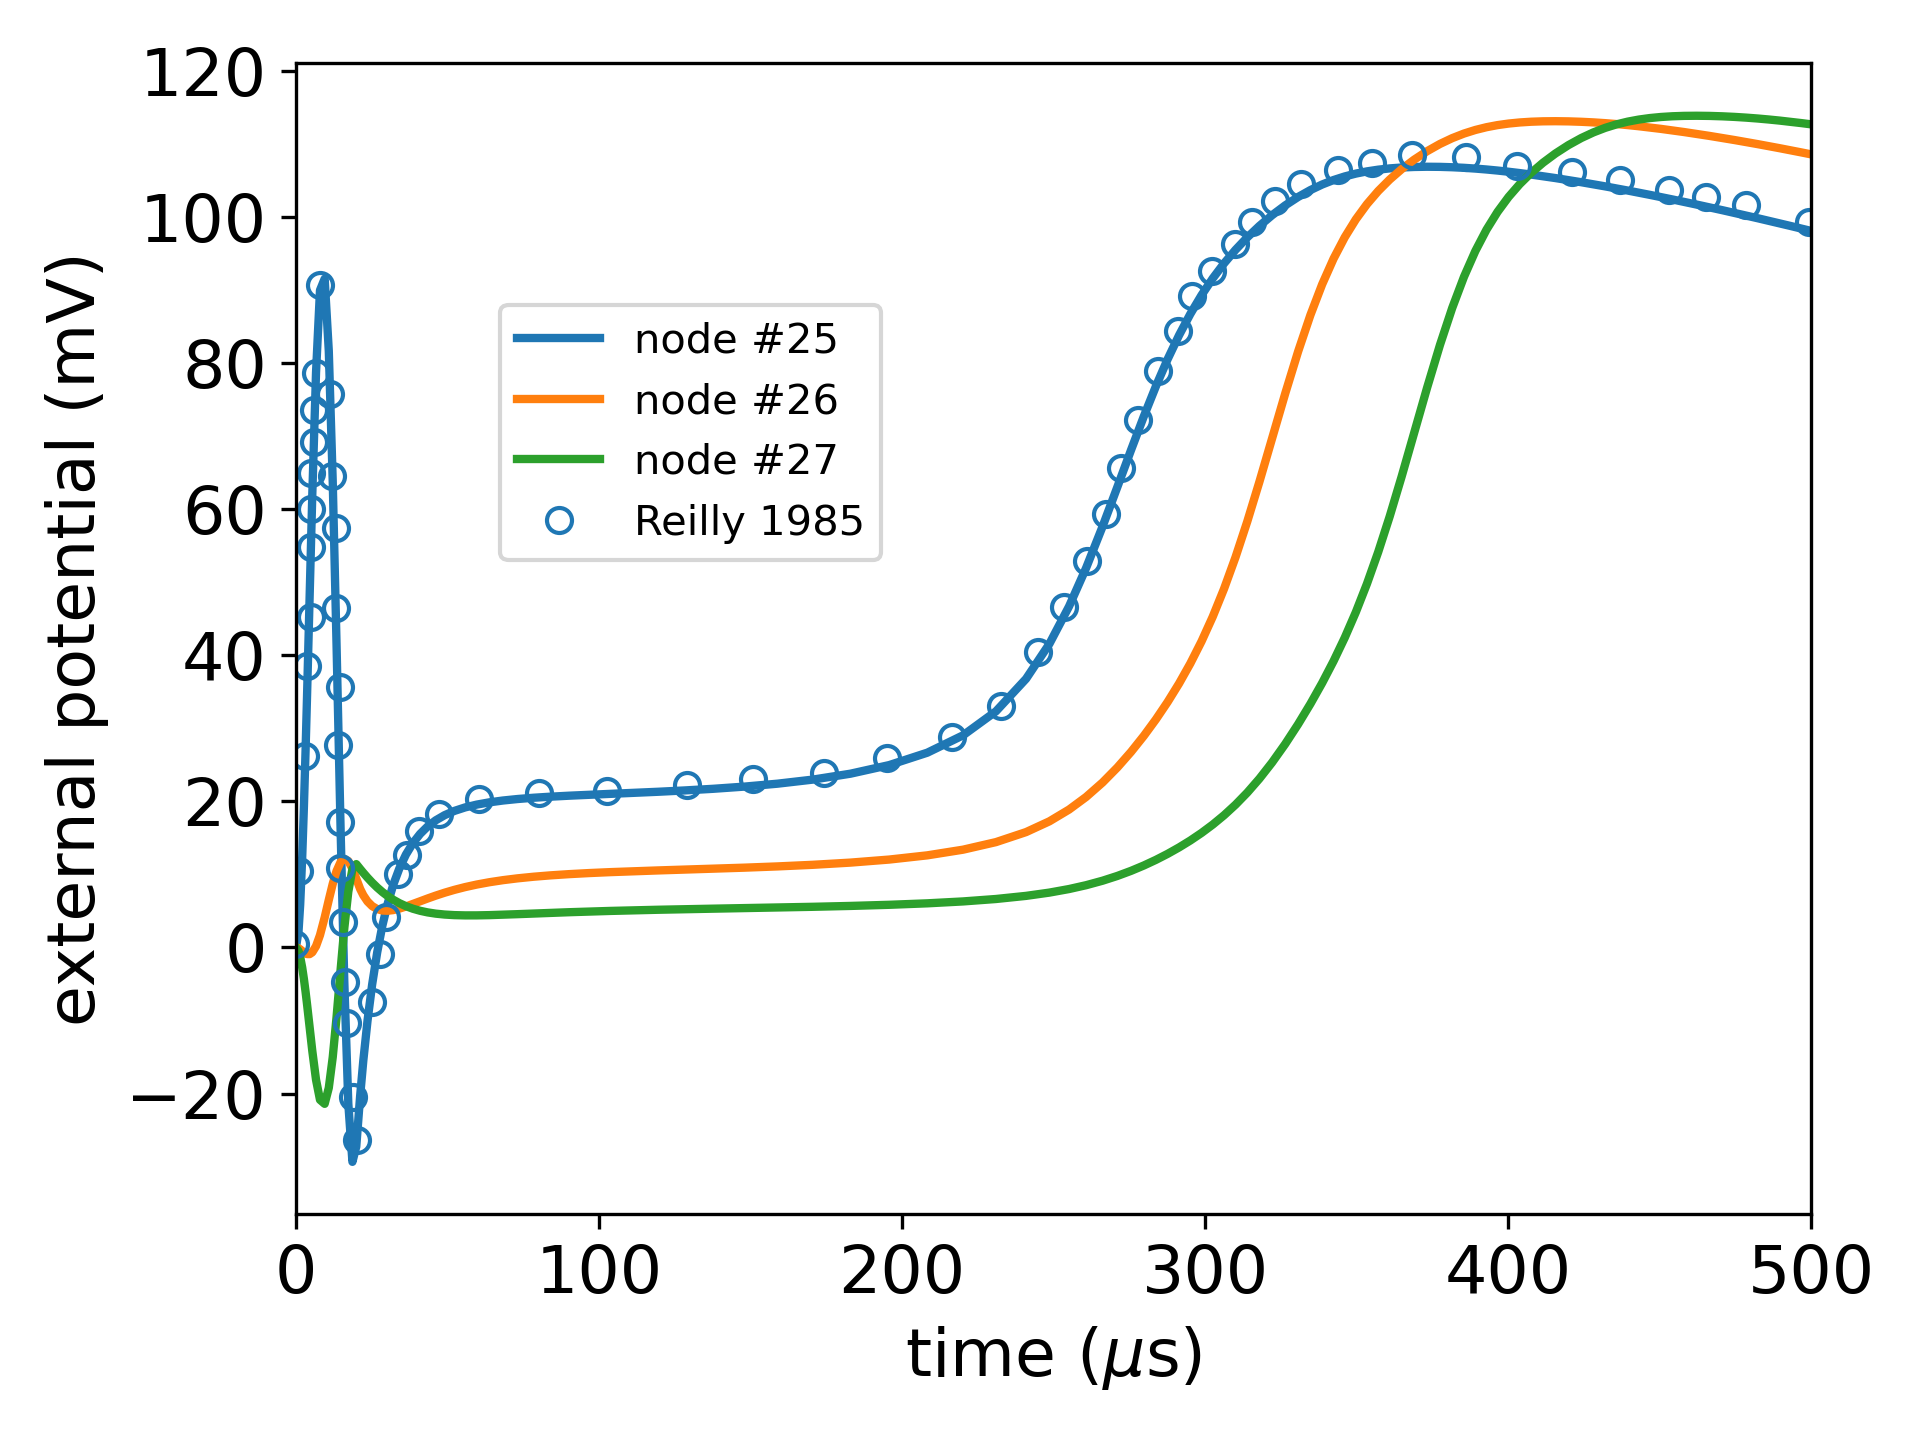

Write the Python code that produced this figure.
# load modules
from senn import AxonModel, StimulusModel
from senn import write_ode, evaluate_senn, analyze_solution
import numpy as np
import matplotlib.pylab as plt

# Define axon model
D = 20e-6           # fiber diamater
d = 0.7*D           # axon diamater
L = 100 * D         # internodal length
rhoi = 110*1e-2     # axoplasm resistivity
rhoe = 300 * 1e-2   # external medium resistivity
gm = 30.365*10        # membrane conductance per unit length
l = 2.5e-6          # nodal gap width
cm = 2e-2           # membrane conductance per unit area
Vr = -70e-3         # rest potential
node_num = 51       # total number of node
inl1 = 25           # first non-linear node
inl2 = 31           # last non-linear node

axon = AxonModel(D=D, rhoi=rhoi, rhoe=rhoe, gm=gm, l=l, cm=cm, Vr=Vr, node_num=node_num, inl1=inl1, inl2=inl2)

# write & import equation
T_senn = 295.16            # value used in Fortran SENN
F_senn = 96487             # value used in Fortran SENN
Nai_senn = 13.74           # value used in Fortran SENN
Vl_senn = 0.0260430075e-3  # value used in Fortran SENN

write_ode(axon.node_num, axon.inl1, axon.inl2, T=T_senn, F=F_senn, Nai=Nai_senn, Vl=Vl_senn)
from eqdiff import eqdiff

# define stimulus
magnitude = -9.1e-3
tp = 20e-6
freq = 1 / tp
tend = 25 * tp
stimulus = StimulusModel(axon, 'sine', magnitude, tp, tend, freq=freq)
ktime = 1e6
umes_time = "($\mu$s)"

# one shot simulation
t, sol = evaluate_senn(axon, stimulus, eqdiff)

# analyze output
analyze_solution(t, sol, axon, stimulus)

# plot stimulus
plt.figure(facecolor='w')
plt.plot(t * ktime, -stimulus.waveform(t) * 1e3, linewidth=2)
plt.xlabel('time ' + umes_time, fontsize=16)
plt.ylabel('stimulus (mA)', fontsize=16)
plt.xticks(fontsize=16)
plt.yticks(fontsize=16)
plt.tight_layout()

# plot stimulus
plt.figure(facecolor='w')
plt.plot(t * ktime, -stimulus.voltage_ext(t, stimulus.inod[0]) * 1e3, linewidth=2)
plt.xlabel('time ' + umes_time,fontsize=16)
plt.ylabel('external potential (mV)', fontsize=16)
plt.xticks(fontsize=16)
plt.yticks(fontsize=16)
plt.tight_layout()

# plot nodes
plt.figure(facecolor='w')
plt.plot(t * ktime, sol[:, stimulus.inod[:3]] * 1e3, linewidth=2)
plt.xlabel('time ' + umes_time, fontsize=16)
plt.ylabel('external potential (mV)', fontsize=16)
plt.xticks(fontsize=16)
plt.yticks(fontsize=16)
plt.tight_layout()

# load reference data
node0 = np.loadtxt('./reference_data/Reilly1985_sine_node0.txt')
plt.plot(node0[:,0]*1e3, node0[:,1], 'C0o', mfc='None')
lg = plt.legend(stimulus.leg[:3] + ['Reilly 1985'],loc='best',bbox_to_anchor=(0.4, 0.55))
lg.set_draggable(True)
plt.xlim(0, 500)
plt.tight_layout()
plt.show()
